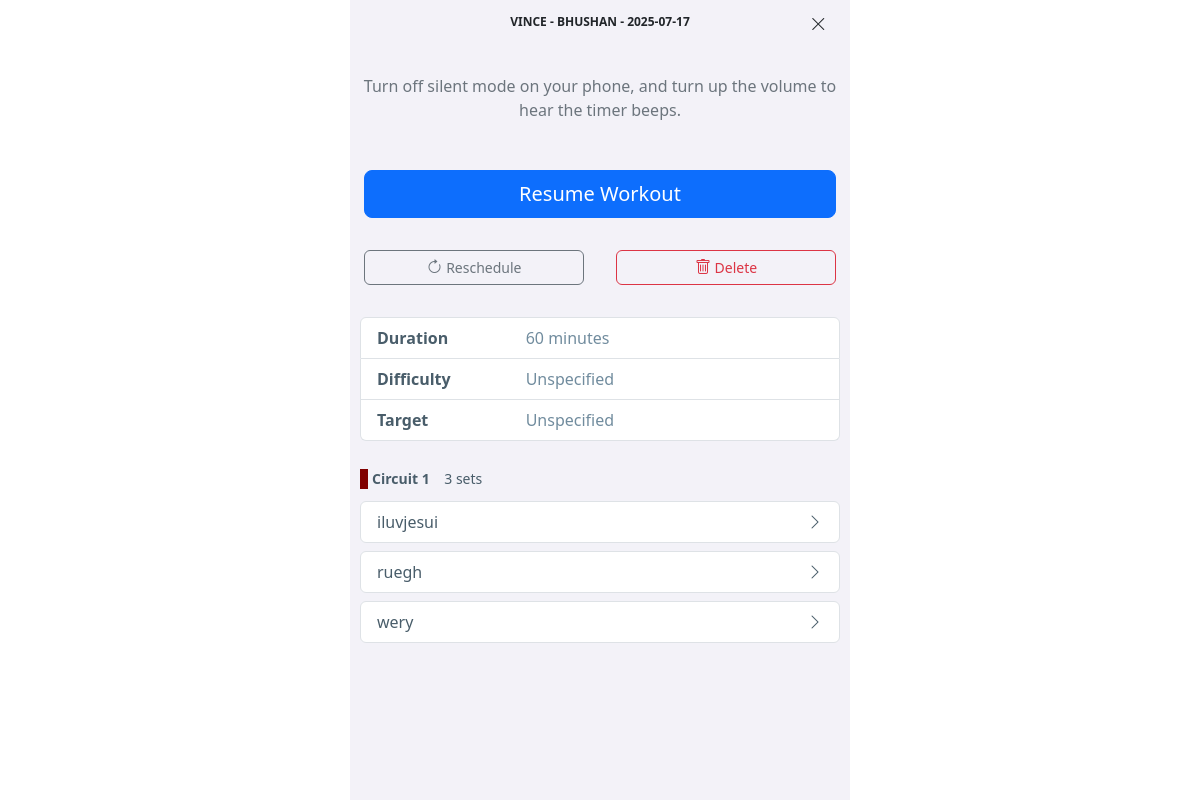
The app's page /fitnessApp/workoutsessions/151/do (signed in), older data.
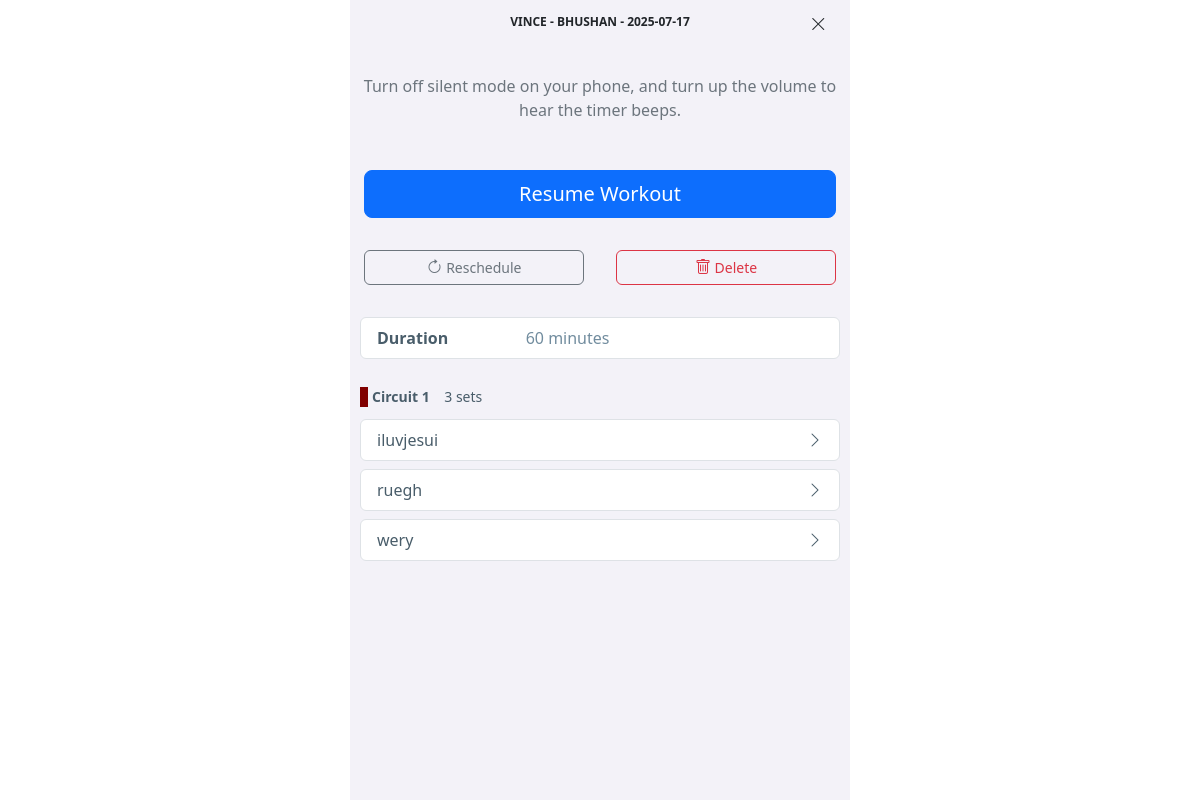
The same page, newer data.
### fitnessApp/models/workout_models.py (models this page shows, shortened)
class Workout(models.Model):
    name = models.CharField(max_length=200)
    description = models.CharField(max_length=500, blank=True)
    duration = models.IntegerField(default = 60)
    difficulty_level = models.CharField(max_length=20, choices=DIFFICULTY_LEVEL_CHOICES, default="UNSPECIFIED")
    target = models.CharField(max_length=20, choices=TARGET_CHOICES, default="UNSPECIFIED")
    public_flag = models.BooleanField(default=False)
    personalized_flag = models.BooleanField(default=False)
    video_id = models.CharField(max_length=50, blank=True)
    creator = models.ForeignKey(FitnessAppPerson, on_delete=models.SET_NULL, null=True)

### fitnessApp/views/workoutSession_views.py (the view)
# urls.py: path("workoutsessions/<int:pk>/do", WorkoutSessionDoView.as_view(), name="workoutsession-do"),
class WorkoutSessionDoView(LoginRequiredMixin, DetailView):
    model = WorkoutSession
    template_name = "do_session/do_session_main.html"
    def get_context_data(self, **kwargs):
        context = super().get_context_data(**kwargs)
        steps = context['object'].workoutsessionstep_set.all().values('id', 'set', 'circuit__name', 'exercise__name', 'workoutSession__id', 'sequence_number', 'rest_before', 'circuit_exercise__mode', 'circuit_exercise__time', 'circuit_exercise__reps', 'exercise_number')
        context['steps'] = list(steps)
        return context

### fitnessApp/templates/do_session/do_session_main.html (shortened to what this page needs)
{% extends "base/base_no_footer.html" %}
{% block title %}{{ object.workout.name }}{% endblock %}
{% block header-right-link %}{% url 'home' %}{% endblock %}
{% block header-right-icon %}<i class="bi bi-x-lg"></i>{% endblock %}
{% block content %}
  <div id="id-do-session-page-outer" class="do-session-page-outer">
    {% include 'do_session/do_session_start.html' %}
  </div>
{% endblock %}

### fitnessApp/templates/workout_detail_card.html
        <ul class="list-group">
            <li class="list-group-item">
                <div class="workout-detail-attribute">
                    <div class="fitnessapp-text-color-header"><span><b>Duration</b></span></div>
                    <div class="fitnessapp-text-color-content">{{workoutObject.duration}} minutes</div>
                </div>
            </li>
            {% if workoutObject.difficulty_level != "UNSPECIFIED" %}
            <li class="list-group-item">
                <div class="workout-detail-attribute">
                    <div class="fitnessapp-text-color-header"><span><b>Difficulty</b></span></div>
                    <div class="fitnessapp-text-color-content">{{workoutObject.get_difficulty_level_display}}</div>
                </div>
            </li>
            {% endif %}
            {% if workoutObject.target != "UNSPECIFIED" %}
            <li class="list-group-item">
                <div class="workout-detail-attribute">
                    <div class="fitnessapp-text-color-header"><span><b>Target</b></span></div>
                    <div class="fitnessapp-text-color-content">{{workoutObject.get_target_display}}</div>
                </div>
            </li>
            {% endif %}
        </ul>
        {% for workoutcircuit in workoutObject.workoutcircuit_set.all %}
            <div class="workout-circuit-heading"><small><b>{{ workoutcircuit.name }} &nbsp;&nbsp;&nbsp;</b>{{ workoutcircuit.sets }} sets</small></div>
                    {% for circuitexercise in workoutcircuit.circuitexercise_set.all %}
                        {% include 'exercise_card.html' with item=circuitexercise.exercise %}
                    {% endfor %}
        {% endfor %}

Row changes from the older to the newer data that the page shows:
changed Workout: difficulty_level "Unspecified" → (not shown); target "Unspecified" → (not shown)
Text that changed along with them:
text no longer shown: "Difficulty Target"
